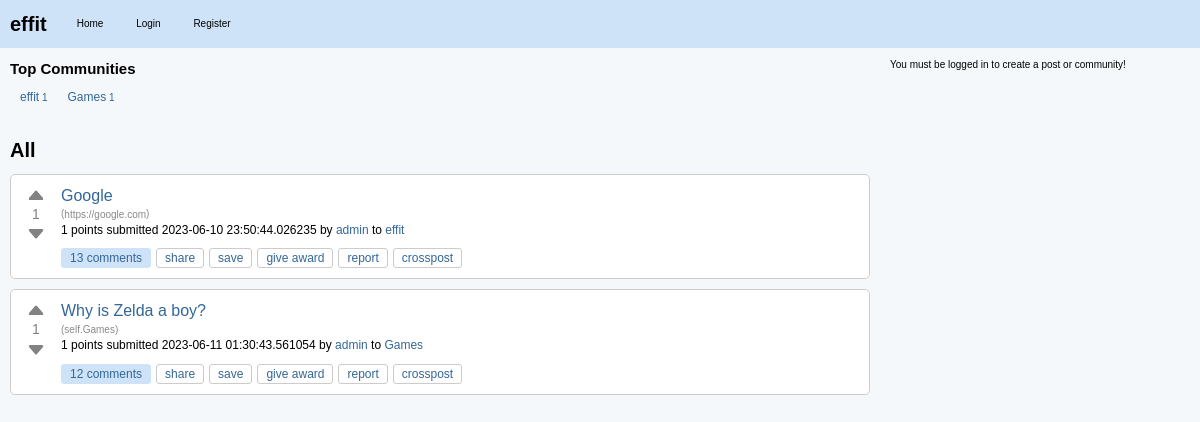
The page / on the database its author committed.
### effit.py (models this page shows)
class Community(db.Model):
    id = db.Column(db.Integer, primary_key=True)
    name = db.Column(db.String(80), unique=True, nullable=False)
    description = db.Column(db.String(200))
    creator_id = db.Column(db.Integer, db.ForeignKey("user.id"))
    creator = db.relationship(
        "User", backref=db.backref("created_communities", lazy=True)
    )
    posts = db.relationship("Post", backref="community", lazy=True)

class Post(db.Model):
    id = db.Column(db.Integer, primary_key=True)
    title = db.Column(db.String(120), nullable=False)
    content = db.Column(db.Text, nullable=False)
    user_id = db.Column(db.Integer, db.ForeignKey("user.id"), nullable=False)
    created_at = db.Column(db.DateTime, default=datetime.utcnow)
    community_id = db.Column(db.Integer, db.ForeignKey("community.id"), nullable=False)
    upvotes = db.Column(db.Integer, default=0)
    downvotes = db.Column(db.Integer, default=0)
    comments = db.relationship("Comment", backref="post", lazy=True)
    slug = db.Column(db.String(120), nullable=False)
    link = db.Column(db.String(500))
    is_link_post = db.Column(db.Boolean, default=False)
    @property
    def score(self):
        return self.upvotes - self.downvotes

class User(db.Model):
    id = db.Column(db.Integer, primary_key=True)
    username = db.Column(db.String(80), unique=True, nullable=False)
    password = db.Column(db.String(120), nullable=False)
    posts = db.relationship("Post", backref="author", lazy=True)
    communities = db.relationship(
        "Community",
        secondary=community_members,
        backref=db.backref("members", lazy="dynamic"),
    )

### effit.py (the view)
@app.route("/")
def index():
    posts = Post.query.all()
    top_communities = (
        Community.query.join(Community.posts)
        .with_entities(Community, func.count(Post.id).label("post_count"))
        .group_by(Community)
        .order_by(func.count(Post.id).desc())
        .limit(5)
        .all()
    )
    community = (
        Community.query.first()
    )  # or however you want to get a default community
    default_community_id = Community.query.filter_by(name="effit").first().id
    return render_template(
        "index.html",
        posts=posts,
        top_communities=top_communities,
        community=community,
        default_community_id=default_community_id,
    )

### templates/index.html (shortened to what this page needs)
{% extends "layout.html" %}
{% block content %}
<div class="top-communities">
    <h2>Top Communities</h2>
    <div class="community-list">
      {% for community, post_count in top_communities %}
        <div class="community">
          <a href="{{ url_for('community_posts', community_name=community.name) }}">
            <span class="community-name">{{ community.name }}</span>
            <span class="post-count">{{ post_count }}</span>
          </a>
        </div>
      {% endfor %}
    </div>
</div>
<div id="posts">
    <h2>All</h2>
    {% for post in posts %}
    <div class="post-item" id="post-{{ post.id }}">
        <div class="post">
            <div class="vote">
                <button class="upvote" onclick="vote('{{ post.id }}', '{{ post.slug }}', '{{ post.community.name }}', 'upvote')">
                    <svg xmlns="http://www.w3.org/2000/svg" width="20" height="20" fill="currentColor" class="bi bi-caret-up-fill" viewBox="0 0 16 16">
                      <path d="M7.247 4.86l-4.796 5.481c-.646.74.037 1.659.877 1.659h9.392c.839 0 1.523-.92.877-1.659l-4.796-5.48a1 1 0 0 0-1.554 0z"/>
                    </svg>
                </button>
                <span class="score">{{ post.score }}</span>
                <button class="downvote" onclick="vote('{{ post.id }}', '{{ post.slug }}', '{{ post.community.name }}', 'downvote')">
                    <svg xmlns="http://www.w3.org/2000/svg" width="20" height="20" fill="currentColor" class="bi bi-caret-down-fill" viewBox="0 0 16 16">
                      <path d="M7.247 11.14l-4.796-5.481c-.646-.74.037-1.659.877-1.659h9.392c.839 0 1.523.92.877 1.659l-4.796 5.481a1 1 0 0 1-1.554 0z"/>
                    </svg>
                </button>
            </div>
            <div class="post-info">
                <h3>
                    {% if post.is_link_post %}
                    <a class="title may-blank loggedin" href="{{ post.link }}">{{ post.title }}</a>
                    {% else %}
                    <a class="title may-blank loggedin" href="/c/{{ community.name }}/p/{{ post.slug }}">{{ post.title }}</a>
                    {% endif %}
                    </h3>
                    {% if post.is_link_post %}
                    <span class="domain">(<a href="{{ post.link }}">{{ post.link }}</a>)</span>
                    {% else %}
                    <span class="domain">(<a href="{{ url_for('community_posts', community_name=post.community.name) }}">self.{{ post.community.name }}</a>)</span>
                    {% endif %}
                    <p class="tagline">
                    <span>{{ post.score }} points</span>
                    submitted <time datetime="{{ post.created_at.isoformat() }}">{{ post.created_at }}</time>
                    by <a href="{{ url_for('user_posts', username=post.author.username) }}" class="author may-blank id-t2_d2kpf">{{ post.author.username }}</a>
                    to <a href="{{ url_for('community_posts', community_name=post.community.name) }}" class="subrs hover may-blank">{{ post.community.name }}</a>
                </p>
                <ul class="flat-list buttons">
                    <li class="first">
                        <a href="{{ url_for('post_detail', community_name=post.community.name, post_slug=post.slug) }}" class="bylink comments may-blank" rel="nofollow">
                            {{ post.comments|length }} comments
                        </a>
                    </li>
                    <li class="share"><a class="post-sharing-button">share</a></li>
                    <li class="link-save-button save-button login-required"><a>save</a></li>
                    <li class="give-gold-button"><a href="#" class="give-gold login-required access-required gold-give-gold" rel="nofollow">give award</a></li>
                    <li class="report-button login-required"><a href="#" class="reportbtn access-required">report</a></li>
                    <li class="crosspost-button"><a class="post-crosspost-button">crosspost</a></li>
                </ul>
            </div>
        </div>
    </div>
    {% endfor %}
</div>
{% endblock %}

### static/styles.css (style rules this page uses)
body, ul, ol, li, p, h1, h2, h3, h4, h5, h6, form, fieldset, input, textarea, button { margin: 0; padding: 0; border: 0; }
body { background-color: #f5f8fa; color: #000000; font: normal x-small Arial, sans-serif; font-style: normal; font-variant-caps: normal; font-weight: normal; font-stretch: normal; font-size: x-small; line-height: normal; font-family: verdana, arial, helvetica, sans-serif; font-size-adjust: none; font-kerning: auto; font-optical-sizing: auto; font-variant-alternates: normal; font-variant-east-asian: normal; font-variant-ligatures: normal; font-variant-numeric: normal; font-variant-position: normal; font-language-override: normal; font-feature-settings: normal; font-variation-settings: normal; line-height: 1.4; }
.post, .comment { background-color: #ffffff; margin-bottom: 10px; padding: 10px; border: 1px solid #cccccc; font-size: medium; font-family: Arial,sans-serif; display: flex; align-items: start; border-radius: 5px; }
.post h3, .comment h3 { margin: 0; font-size: 16px; line-height: 1.4; }
.post h3 a, .comment h3 a { color: #336699; text-decoration: none; }
h1, h2, h3, h4, h5, h6 { color: #000000; }
a { color: #336699; text-decoration: none; }
#posts { margin-bottom: 20px; }
#posts h2 { font-size: 20px; margin-bottom: 10px; }
.post .title { font-size: medium; font-weight: normal; margin-bottom: 1px; margin-bottom: 5px; }
.domain { color: #888; display: inline; overflow: hidden; white-space: nowrap; text-overflow: ellipsis; vertical-align: middle; max-width: 19em; font-size: x-small; }
.domain a { color: #888; display: inline-block; overflow: hidden; white-space: nowrap; text-overflow: ellipsis; vertical-align: middle; max-width: 19em; text-decoration: none; }
.post p { margin-bottom: 10px; font-size: medium; font-family: Segoe,"PT Sans",Arial,sans-serif; }
.post .tagline { font-size: 12px; }
.flat-list.buttons { list-style: none; margin: 0; padding: 0; display: flex; align-items: center; }
.flat-list.buttons li { display: inline-block; margin-right: 5px; }
.flat-list.buttons li a { display: inline-block; padding: 3px 8px; font-size: 12px; line-height: 1; color: #336699; text-decoration: none; background-color: transparent; border: 1px solid #cccccc; border-radius: 3px; transition: background-color 0.2s ease; }
.flat-list.buttons .comments { padding: 3px 8px; background-color: #cee3f8; color: #336699; border: 1px solid #cee3f8; border-radius: 3px; }
.flat-list.buttons .save-button, .flat-list.buttons .give-gold-button, .flat-list.buttons .report-button, .flat-list.buttons .crosspost-button { background-color: #ffffff; }
.flat-list.buttons .login-required { cursor: pointer; }
.top-communities { margin-bottom: 20px; }
.community-list { display: flex; flex-wrap: nowrap; overflow-x: auto; -webkit-overflow-scrolling: touch; scrollbar-width: thin; scrollbar-color: var(--scrollbar-thumb) var(--scrollbar-track); }
.community { flex: 0 0 auto; padding: 10px; display: flex; flex-direction: column; align-items: center; text-align: center; }
.community-name { font-size: 12px; }
.vote { display: flex; flex-direction: column; align-items: center; justify-content: center; width: 30px; margin-right: 10px; }
.upvote, .downvote { height: 20px; border: none; background: none; color: #828282; cursor: pointer; font-size: 20px; line-height: 1; }
.score { font-size: 14px; color: #828282; }

### rows shown on the page
Community: name "effit", id "1"
Community: name "Games", creator "1"
Post: score "1", title "Google", link "https://google.com", created_at "2023-06-10 23:50:44.026235", author.username "admin", community.name "effit", comments|length "13"
Post: score "1", title "Why is Zelda a boy?", community.name "Games", created_at "2023-06-11 01:30:43.561054", author.username "admin", comments|length "12"
